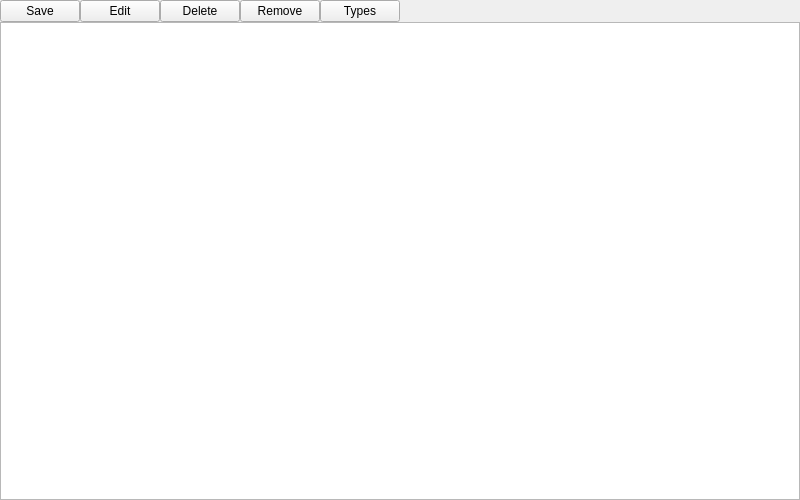
<?xml version="1.0" encoding="UTF-8"?>
<ui version="4.0">
  <class>DlgRelations</class>
  <widget class="QWidget" name="DlgRelations">
    <property name="geometry">
      <rect>
        <x>0</x>
        <y>0</y>
        <width>800</width>
        <height>500</height>
      </rect>
    </property>
    <property name="windowTitle">
      <string>Relations</string>
    </property>
    <layout class="QVBoxLayout" name="verticalLayout">
      <property name="spacing">
        <number>0</number>
      </property>
      <property name="leftMargin">
        <number>0</number>
      </property>
      <property name="topMargin">
        <number>0</number>
      </property>
      <property name="rightMargin">
        <number>0</number>
      </property>
      <property name="bottomMargin">
        <number>0</number>
      </property>
      <item>
        <widget class="QWidget" name="LibraryFeatureControls">
          <layout class="QHBoxLayout" name="horizontalLayout">
            <property name="spacing">
              <number>0</number>
            </property>
            <property name="leftMargin">
              <number>0</number>
            </property>
            <property name="topMargin">
              <number>0</number>
            </property>
            <property name="rightMargin">
              <number>0</number>
            </property>
            <property name="bottomMargin">
              <number>0</number>
            </property>
            <item>
              <widget class="QPushButton" name="pushButtonSave">
                <property name="focusPolicy">
                  <enum>Qt::NoFocus</enum>
                </property>
                <property name="toolTip">
                  <string>Create a relation between the tracks currently loaded in the decks.</string>
                </property>
                <property name="text">
                  <string>Save</string>
                </property>
              </widget>
            </item>
            <item>
              <widget class="QPushButton" name="pushButtonEdit">
                <property name="focusPolicy">
                  <enum>Qt::NoFocus</enum>
                </property>
                <property name="toolTip">
                  <string>Edit the comments of the selected relation and remove tracks from it.</string>
                </property>
                <property name="text">
                  <string>Edit</string>
                </property>
              </widget>
            </item>
            <item>
              <widget class="QPushButton" name="pushButtonDelete">
                <property name="focusPolicy">
                  <enum>Qt::NoFocus</enum>
                </property>
                <property name="toolTip">
                  <string>Delete the selected relation(s) completely.</string>
                </property>
                <property name="text">
                  <string>Delete</string>
                </property>
              </widget>
            </item>
            <item>
              <widget class="QPushButton" name="pushButtonRemove">
                <property name="focusPolicy">
                  <enum>Qt::NoFocus</enum>
                </property>
                <property name="toolTip">
                  <string>Remove the selected track(s) from their relation. A relation left with fewer than 2 tracks is deleted.</string>
                </property>
                <property name="text">
                  <string>Remove</string>
                </property>
              </widget>
            </item>
            <item>
              <widget class="QPushButton" name="pushButtonTypes">
                <property name="focusPolicy">
                  <enum>Qt::NoFocus</enum>
                </property>
                <property name="toolTip">
                  <string>Rename, merge or delete relation types.</string>
                </property>
                <property name="text">
                  <string>Types</string>
                </property>
              </widget>
            </item>
            <item>
              <spacer name="horizontalSpacer">
                <property name="orientation">
                  <enum>Qt::Horizontal</enum>
                </property>
                <property name="sizeHint" stdset="0">
                  <size>
                    <width>40</width>
                    <height>20</height>
                  </size>
                </property>
              </spacer>
            </item>
          </layout>
        </widget>
      </item>
      <item>
        <widget class="QTableView" name="m_pRelationTablePlaceholder">
          <property name="showGrid">
            <bool>true</bool>
          </property>
        </widget>
      </item>
    </layout>
  </widget>
  <resources>
    <include location="../res/mixxx.qrc"/>
  </resources>
  <connections/>
</ui>
